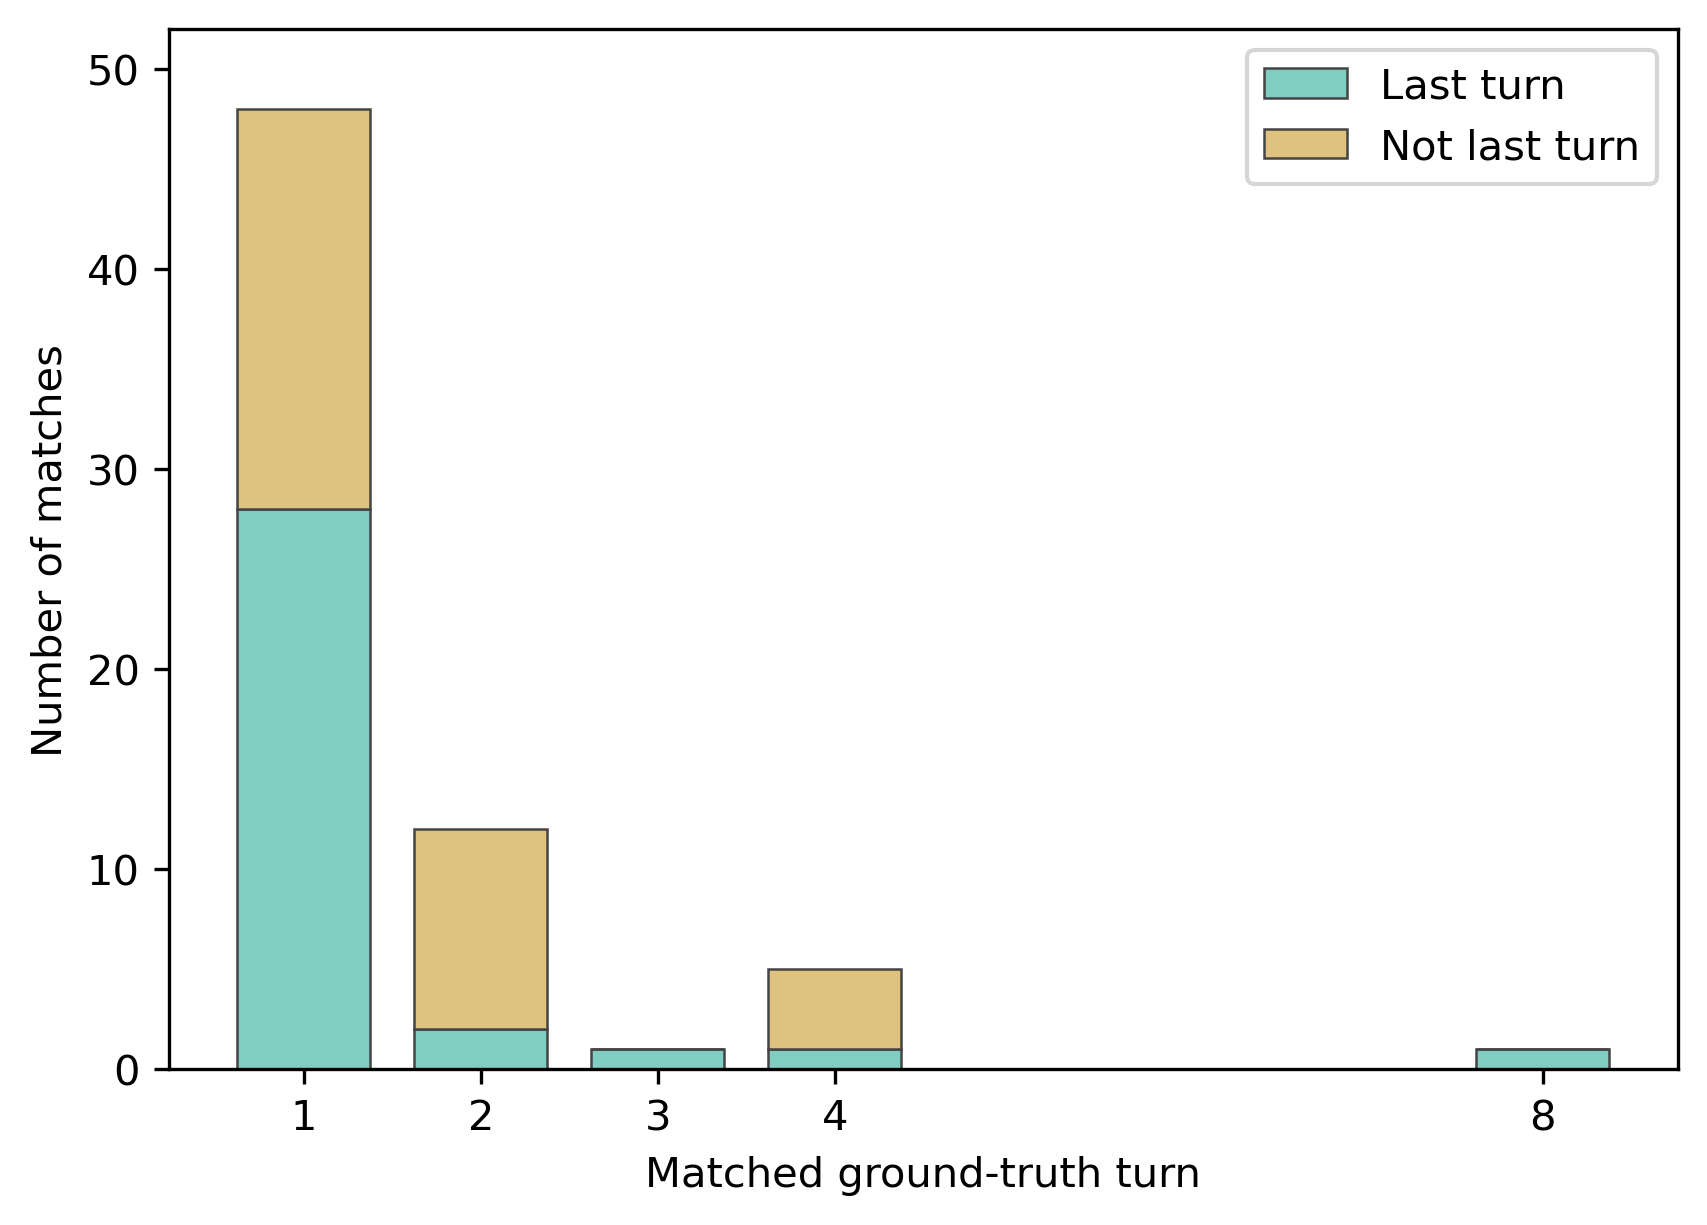

Write the Python code that produced this figure.
"""Distribution of matched ground-truth turns for any-turn target matches.

Analysis 6: pool successful interactions across participants and count the
ground-truth turn indices matched by generated responses.
"""

from __future__ import annotations

import json
import os
import re
from collections import Counter
from pathlib import Path
from typing import Any

import pandas as pd


THRESHOLD = 0.5

ROOT = Path(__file__).resolve().parents[1]
INPUT_DIR = ROOT / "aggregated-outputs"
OUTPUT_CSV_PATH = ROOT / "analysis" / "hit_at_k_turn_distribution_counts.csv"
OUTPUT_PNG_PATH = ROOT / "analysis" / "hit_at_k_turn_distribution.png"
MPLCONFIGDIR = Path("/private/tmp") / "inst878-vqasim-matplotlib-cache"


def participant_id(path: Path) -> str:
    match = re.match(r"(P\d+)_diary_batch_comparison\.json$", path.name)
    if not match:
        raise ValueError(f"Unexpected input filename: {path.name}")
    return match.group(1)


def participant_sort_key(path: Path) -> int:
    return int(participant_id(path)[1:])


def safe_float(value: Any) -> float:
    try:
        return float(value)
    except (TypeError, ValueError):
        return 0.0


def parse_turn(value: Any, *, path: Path, interaction: Any) -> int | None:
    if value is None:
        return None
    try:
        return int(value)
    except (TypeError, ValueError) as exc:
        raise ValueError(
            f"{path.name} interaction {interaction} has invalid matched_user_turn: {value}"
        ) from exc


def load_comparison_files() -> list[Path]:
    files = sorted(
        INPUT_DIR.glob("P*_diary_batch_comparison.json"),
        key=participant_sort_key,
    )
    if not files:
        raise FileNotFoundError(f"No comparison files found in {INPUT_DIR}")
    return files


def validate_payload(payload: dict[str, Any], path: Path) -> list[dict[str, Any]]:
    comparison_results = payload.get("comparison_results")
    if not isinstance(comparison_results, list):
        raise ValueError(f"{path.name} is missing list key: comparison_results")
    return comparison_results


def count_matched_turns() -> tuple[pd.DataFrame, list[str], int, int, bool]:
    last_turn_counts: Counter[int] = Counter()
    not_last_turn_counts: Counter[int] = Counter()
    participants: list[str] = []
    successful_interactions = 0
    score_matched_rows = 0
    non_null_turn_rows = 0

    for path in load_comparison_files():
        payload = json.loads(path.read_text(encoding="utf-8"))
        comparison_results = validate_payload(payload, path)
        participants.append(participant_id(path))

        for item in comparison_results:
            if not isinstance(item, dict):
                continue
            if str(item.get("status", "")).lower().strip() != "success":
                continue

            generated = item.get("generated_responses")
            if not isinstance(generated, list):
                raise ValueError(
                    f"{path.name} interaction {item.get('interaction')} "
                    "is missing list key: generated_responses"
                )
            turn_targets = item.get("ground_truth", {}).get("turn_targets")
            if not isinstance(turn_targets, list) or not turn_targets:
                raise ValueError(
                    f"{path.name} interaction {item.get('interaction')} "
                    "is missing non-empty ground_truth.turn_targets"
                )
            last_turn = len(turn_targets)

            successful_interactions += 1
            for response in generated:
                if not isinstance(response, dict):
                    continue

                turn = parse_turn(
                    response.get("matched_user_turn"),
                    path=path,
                    interaction=item.get("interaction"),
                )
                score_matches = safe_float(response.get("matched_user_turn_score")) >= THRESHOLD

                if turn is not None:
                    non_null_turn_rows += 1
                if score_matches:
                    score_matched_rows += 1

                if score_matches and turn is not None:
                    if turn < 1 or turn > last_turn:
                        raise ValueError(
                            f"{path.name} interaction {item.get('interaction')} "
                            f"has matched_user_turn={turn}, but last turn is {last_turn}"
                        )
                    if turn == last_turn:
                        last_turn_counts[turn] += 1
                    else:
                        not_last_turn_counts[turn] += 1

    turns = sorted(set(last_turn_counts) | set(not_last_turn_counts))
    rows = [
        {
            "matched_user_turn": turn,
            "last_turn_count": last_turn_counts[turn],
            "not_last_turn_count": not_last_turn_counts[turn],
            "match_count": last_turn_counts[turn] + not_last_turn_counts[turn],
        }
        for turn in turns
    ]
    total_matches = sum(last_turn_counts.values()) + sum(not_last_turn_counts.values())
    filters_equivalent = score_matched_rows == non_null_turn_rows == total_matches
    return pd.DataFrame(rows), participants, successful_interactions, total_matches, filters_equivalent


def plot_turn_distribution(counts_df: pd.DataFrame) -> None:
    MPLCONFIGDIR.mkdir(parents=True, exist_ok=True)
    os.environ.setdefault("MPLCONFIGDIR", str(MPLCONFIGDIR))

    import matplotlib.pyplot as plt

    fig, ax = plt.subplots(figsize=(5.8, 4.2))
    ax.bar(
        counts_df["matched_user_turn"],
        counts_df["last_turn_count"],
        width=0.75,
        color="#80cdc1",
        edgecolor="#444444",
        linewidth=0.6,
        label="Last turn",
    )
    ax.bar(
        counts_df["matched_user_turn"],
        counts_df["not_last_turn_count"],
        width=0.75,
        bottom=counts_df["last_turn_count"],
        color="#dfc27d",
        edgecolor="#444444",
        linewidth=0.6,
        label="Not last turn",
    )
    ax.set_xlabel("Matched ground-truth turn")
    ax.set_ylabel("Number of matches")
    ax.set_xticks(counts_df["matched_user_turn"].tolist())
    ax.legend(frameon=True)

    max_count = int(counts_df["match_count"].max()) if not counts_df.empty else 0
    ax.set_ylim(0, max_count + max(1, int(max_count * 0.1)))
    fig.tight_layout()
    fig.savefig(OUTPUT_PNG_PATH, dpi=300, bbox_inches="tight")
    plt.close(fig)


def main() -> None:
    counts_df, participants, successful_interactions, total_matches, filters_equivalent = count_matched_turns()

    OUTPUT_CSV_PATH.parent.mkdir(parents=True, exist_ok=True)
    counts_df.to_csv(OUTPUT_CSV_PATH, index=False)
    plot_turn_distribution(counts_df)

    equivalence_note = "yes" if filters_equivalent else "no"
    print(
        f"Saved turn distribution for {len(participants)} participants and "
        f"{successful_interactions} successful interactions. "
        f"Matched rows counted: {total_matches}. "
        f"Score and non-null filters equivalent: {equivalence_note}. "
        f"CSV: {OUTPUT_CSV_PATH}; plot: {OUTPUT_PNG_PATH}"
    )


if __name__ == "__main__":
    main()
